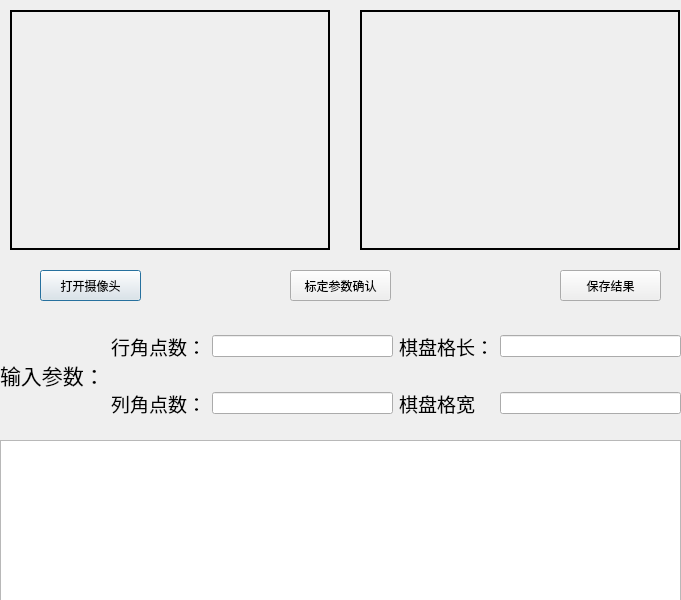
<?xml version="1.0" encoding="UTF-8"?>
<ui version="4.0">
 <class>CalibrationDlg</class>
 <widget class="QDialog" name="CalibrationDlg">
  <property name="geometry">
   <rect>
    <x>0</x>
    <y>0</y>
    <width>681</width>
    <height>600</height>
   </rect>
  </property>
  <property name="windowTitle">
   <string>相机标定</string>
  </property>
  <widget class="QLabel" name="leftImage_disp">
   <property name="geometry">
    <rect>
     <x>10</x>
     <y>10</y>
     <width>320</width>
     <height>240</height>
    </rect>
   </property>
   <property name="frameShape">
    <enum>QFrame::WinPanel</enum>
   </property>
   <property name="text">
    <string/>
   </property>
  </widget>
  <widget class="QLabel" name="rightImage_disp">
   <property name="geometry">
    <rect>
     <x>360</x>
     <y>10</y>
     <width>320</width>
     <height>240</height>
    </rect>
   </property>
   <property name="frameShape">
    <enum>QFrame::WinPanel</enum>
   </property>
   <property name="text">
    <string/>
   </property>
  </widget>
  <widget class="QPushButton" name="openCamBtn">
   <property name="geometry">
    <rect>
     <x>40</x>
     <y>270</y>
     <width>101</width>
     <height>31</height>
    </rect>
   </property>
   <property name="text">
    <string>打开摄像头</string>
   </property>
  </widget>
  <widget class="QPushButton" name="CalibraBtn">
   <property name="geometry">
    <rect>
     <x>290</x>
     <y>270</y>
     <width>101</width>
     <height>31</height>
    </rect>
   </property>
   <property name="text">
    <string>标定参数确认</string>
   </property>
  </widget>
  <widget class="QPushButton" name="saveBtn">
   <property name="geometry">
    <rect>
     <x>560</x>
     <y>270</y>
     <width>101</width>
     <height>31</height>
    </rect>
   </property>
   <property name="text">
    <string>保存结果</string>
   </property>
  </widget>
  <widget class="QTextEdit" name="resultTxtEdit">
   <property name="geometry">
    <rect>
     <x>0</x>
     <y>440</y>
     <width>681</width>
     <height>171</height>
    </rect>
   </property>
  </widget>
  <widget class="QWidget" name="gridLayoutWidget">
   <property name="geometry">
    <rect>
     <x>0</x>
     <y>310</y>
     <width>681</width>
     <height>131</height>
    </rect>
   </property>
   <layout class="QGridLayout" name="gridLayout">
    <item row="0" column="0" rowspan="2">
     <widget class="QLabel" name="label_3">
      <property name="font">
       <font>
        <family>华文行楷</family>
        <pointsize>16</pointsize>
       </font>
      </property>
      <property name="text">
       <string>输入参数：</string>
      </property>
     </widget>
    </item>
    <item row="1" column="1">
     <widget class="QLabel" name="label_2">
      <property name="font">
       <font>
        <family>华文行楷</family>
        <pointsize>14</pointsize>
       </font>
      </property>
      <property name="text">
       <string>列角点数：</string>
      </property>
     </widget>
    </item>
    <item row="0" column="2">
     <widget class="QLineEdit" name="rowCorPointNum_Let"/>
    </item>
    <item row="1" column="2">
     <widget class="QLineEdit" name="colCorPointNum_Let"/>
    </item>
    <item row="1" column="3">
     <widget class="QLabel" name="label_5">
      <property name="font">
       <font>
        <family>华文行楷</family>
        <pointsize>14</pointsize>
       </font>
      </property>
      <property name="text">
       <string>棋盘格宽</string>
      </property>
     </widget>
    </item>
    <item row="0" column="3">
     <widget class="QLabel" name="label_4">
      <property name="font">
       <font>
        <family>华文行楷</family>
        <pointsize>14</pointsize>
       </font>
      </property>
      <property name="text">
       <string>棋盘格长：</string>
      </property>
     </widget>
    </item>
    <item row="0" column="4">
     <widget class="QLineEdit" name="perBoardwidthEdt"/>
    </item>
    <item row="1" column="4">
     <widget class="QLineEdit" name="perBoardheightEdt"/>
    </item>
    <item row="0" column="1">
     <widget class="QLabel" name="label">
      <property name="font">
       <font>
        <family>华文行楷</family>
        <pointsize>14</pointsize>
       </font>
      </property>
      <property name="text">
       <string>行角点数：</string>
      </property>
     </widget>
    </item>
   </layout>
  </widget>
 </widget>
 <resources/>
 <connections/>
</ui>
